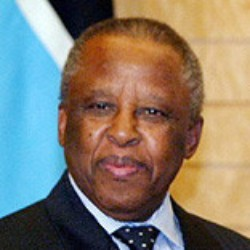
#> input picture lab3/datasets/original/face/face_017.jpg, 250 x 250 px, given in place of Aaron_Eckhart_0001.jpg, which was not available
$ python gen_landmark_48.py   (older library calls are emulated)
#> lines starting #> are read from the running program, lines starting #| are printed output that depends on the picture; pictures that were not available may be replaced by others from this repository, and a replacement may not be noted
### lab5/mtcnn_pytorch/tools/utils.py
import numpy as np


def IoU(box, boxes):
    """Compute IoU between detect box and gt boxes

    Parameters:
    ----------
    box: numpy array , shape (5, ): x1, y1, x2, y2, score
        input box
    boxes: numpy array, shape (n, 4): x1, y1, x2, y2
        input ground truth boxes

    Returns:
    -------
    ovr: numpy.array, shape (n, )
        IoU
    """
    box_area = (box[2] - box[0]) * (box[3] - box[1])
    area = (boxes[:, 2] - boxes[:, 0]) * (boxes[:, 3] - boxes[:, 1])

    xx1 = np.maximum(box[0], boxes[:, 0])
    yy1 = np.maximum(box[1], boxes[:, 1])
    xx2 = np.minimum(box[2], boxes[:, 2])
    yy2 = np.minimum(box[3], boxes[:, 3])

    # compute the width and height of the inter box
    w = np.maximum(0, xx2 - xx1)
    h = np.maximum(0, yy2 - yy1)

    inter = w * h
    ovr = np.true_divide(inter, (box_area + area - inter))


    return ovr


# [61 lines left out: functions convert_to_square, nms, not called in this run]


class AverageMeter(object):
    """Computes and stores the average and current value"""

    def __init__(self):
        self.reset()

    # [17 lines left out: functions reset, update, not called in this run]

### lab5/mtcnn_pytorch/preprocessing/gen_landmark_48.py
import sys
sys.path.append('./')

import os
import cv2
import numpy as np
import numpy.random as npr
import argparse
import config
import tools.utils as utils


def gen_data(anno_file, data_dir, prefix):
#> called with data_dir = 'lab5/mtcnn_pytorch/../data'
    size = 48

    landmark_imgs_save_dir = os.path.join(data_dir, "48/landmark")
    if not os.path.exists(landmark_imgs_save_dir):
        os.makedirs(landmark_imgs_save_dir)

    anno_dir = config.ANNO_STORE_DIR
    if not os.path.exists(anno_dir):
        os.makedirs(anno_dir)

    landmark_anno_filename = config.ONET_LANDMARK_ANNO_FILENAME
    save_landmark_anno = os.path.join(anno_dir, landmark_anno_filename)

    f = open(save_landmark_anno, 'w')

    with open(anno_file, 'r') as f2:
#> (reads lab5/mtcnn_pytorch/annotations/landmark_imagelist.txt from the repository)
        annotations = f2.readlines()

    num = len(annotations)
    print("%d total images" % num)

    l_idx = 0
    idx = 0
    # image_path bbox landmark(5*2)
    for annotation in annotations:
        # print imgPath

        annotation = annotation.strip().split(' ')
        assert len(annotation) == 15, "each line should have 15 element"
        im_path = os.path.join(prefix, annotation[0].replace("\\", "/"))

        gt_box = list(map(float, annotation[1:5]))
        # the bounging box in original anno_file is [left, right, top, bottom]
        gt_box = [gt_box[0], gt_box[2], gt_box[1],
                  gt_box[3]]  # [left, top, right, bottom]
        gt_box = np.array(gt_box, dtype=np.int32)

        landmark = list(map(float, annotation[5:]))
        landmark = np.array(landmark, dtype=np.float)

        img = cv2.imread(im_path)
#> img is the input picture: shape (250, 250, 3); mean B, G, R 110.7, 124.2, 132.6
        assert (img is not None)

        height, width, channel = img.shape
#> height = 250; width = 250; channel = 3
        # crop_face = img[gt_box[1]:gt_box[3]+1, gt_box[0]:gt_box[2]+1]
        # crop_face = cv2.resize(crop_face,(size,size))

        idx = idx + 1
        if idx % 100 == 0:
            print("%d images done, landmark images: %d" % (idx, l_idx))

        x1, y1, x2, y2 = gt_box

        # gt's width
        w = x2 - x1
        # gt's height
        h = y2 - y1
        if max(w, h) < 40 or x1 < 0 or y1 < 0:
            continue
        # random shift
        for i in range(20):
            bbox_size = npr.randint(
                int(min(w, h) * 0.8), np.ceil(1.25 * max(w, h)))
            delta_x = npr.randint(-w * 0.2, w * 0.2)
            delta_y = npr.randint(-h * 0.2, h * 0.2)
            nx1 = int(max(x1 + w / 2 - bbox_size / 2 + delta_x, 0))
            ny1 = int(max(y1 + h / 2 - bbox_size / 2 + delta_y, 0))

            nx2 = int(nx1 + bbox_size)
            ny2 = int(ny1 + bbox_size)
            if nx2 > width or ny2 > height:
                continue
            crop_box = np.array([nx1, ny1, nx2, ny2])
            cropped_im = img[ny1:ny2, nx1:nx2, :]
            resized_im = cv2.resize(
                cropped_im, (size, size), interpolation=cv2.INTER_LINEAR)

            offset_x1 = (x1 - nx1) / float(bbox_size)
            offset_y1 = (y1 - ny1) / float(bbox_size)
            offset_x2 = (x2 - nx2) / float(bbox_size)
            offset_y2 = (y2 - ny2) / float(bbox_size)

            offset_left_eye_x = (landmark[0] - nx1) / float(bbox_size)
            offset_left_eye_y = (landmark[1] - ny1) / float(bbox_size)

            offset_right_eye_x = (landmark[2] - nx1) / float(bbox_size)
            offset_right_eye_y = (landmark[3] - ny1) / float(bbox_size)

            offset_nose_x = (landmark[4] - nx1) / float(bbox_size)
            offset_nose_y = (landmark[5] - ny1) / float(bbox_size)

            offset_left_mouth_x = (landmark[6] - nx1) / float(bbox_size)
            offset_left_mouth_y = (landmark[7] - ny1) / float(bbox_size)

            offset_right_mouth_x = (landmark[8] - nx1) / float(bbox_size)
            offset_right_mouth_y = (landmark[9] - ny1) / float(bbox_size)

            # cal iou
            iou = utils.IoU(crop_box.astype(np.float),
                            np.expand_dims(gt_box.astype(np.float), 0))
            if iou > 0.65:
                save_file = os.path.join(
                    landmark_imgs_save_dir, "%s.jpg" % l_idx)
                cv2.imwrite(save_file, resized_im)

                f.write(save_file + ' -2 %.2f %.2f %.2f %.2f %.2f %.2f %.2f %.2f %.2f %.2f %.2f %.2f %.2f %.2f \n' %
                        (offset_x1, offset_y1, offset_x2, offset_y2,
                         offset_left_eye_x, offset_left_eye_y, offset_right_eye_x, offset_right_eye_y, offset_nose_x,
                         offset_nose_y, offset_left_mouth_x, offset_left_mouth_y, offset_right_mouth_x,
                         offset_right_mouth_y))

                l_idx += 1
#> this loop made 20 passes
#> pass 1, in gen_data, `cropped_im = img[ny1:ny2, nx1:nx2, :]`:
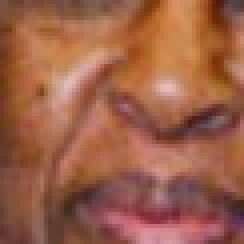
#> cropped_im: shape (61, 61, 3) (shown 4 times larger); mean B, G, R 72.3, 95.8, 156.3
#> pass 2, in gen_data, `cropped_im = img[ny1:ny2, nx1:nx2, :]`:
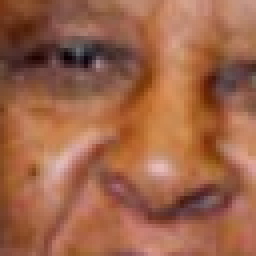
#> cropped_im: shape (64, 64, 3) (shown 4 times larger); mean B, G, R 73.2, 100.3, 158.4
#> after the loop:
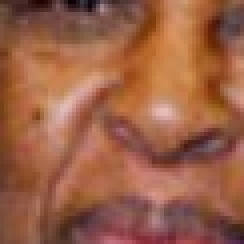
#> cropped_im: shape (61, 61, 3) (shown 4 times larger); mean B, G, R 70.3, 95.4, 154.3
#> after the loop, l_idx = 11
#> pass 2 of the loop in gen_data, `for annotation in annotations:`:
#> landmark = [100.2, 111.2, 145.8, 116.8, 124.2, 136.8, 92.75, 159.8, 138.8, 163.8]
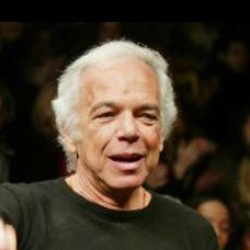
#> input picture lab3/datasets/original/face/face_020.jpg, 250 x 250 px, given in place of Aaron_Guiel_0001.jpg, which was not available
#> in gen_data, img is the input picture: shape (250, 250, 3); mean B, G, R 41.6, 55.9, 67.2
#> the loop in gen_data, `for i in range(20):` made 20 passes
#> (offset_left_eye_x, offset_left_eye_y, offset_right_eye_x, offset_right_eye_y, offset_nose_x, offset_nose_y, offset_left_mouth_x, offset_left_mouth_y) on passes 1 to 7: (0.125, 0.179, 0.74, 0.253, 0.449, 0.524, 0.0236, 0.834), (-0.0788, 0.373, 0.545, 0.449, 0.25, 0.723, -0.182, 1.04), (0.189, 0.118, 0.839, 0.196, 0.532, 0.482, 0.0821, 0.811), (0.388, 0.263, 0.862, 0.32, 0.638, 0.529, 0.31, 0.768), (0.281, 0.224, 0.719, 0.276, 0.512, 0.469, 0.209, 0.69), (0.316, 0.316, 0.884, 0.384, 0.616, 0.634, 0.222, 0.922), (0.305, 0.223, 0.928, 0.298, 0.634, 0.572, 0.202, 0.887)
#> pass 1, in gen_data, `cropped_im = img[ny1:ny2, nx1:nx2, :]`:
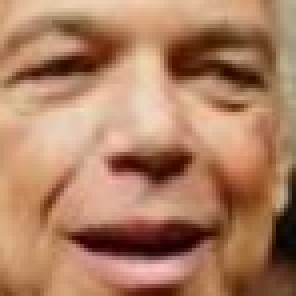
#> cropped_im: shape (74, 74, 3) (shown 4 times larger); mean B, G, R 98.5, 127.1, 173.7
#> after the loop in gen_data, `for i in range(20):`:
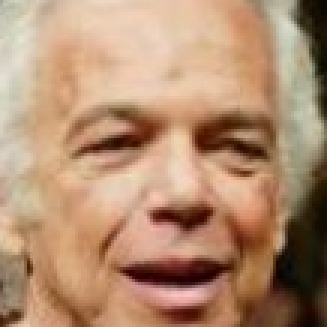
#> cropped_im: shape (109, 109, 3) (shown 3 times larger); mean B, G, R 112.6, 141.3, 178.2
#> after the loop in gen_data, `for i in range(20):`: l_idx = 19

    f.close()


def parse_args():
    parser = argparse.ArgumentParser(description='Test mtcnn',
                                     formatter_class=argparse.ArgumentDefaultsHelpFormatter)

    parser.add_argument('--traindata_store', dest='traindata_store', help='dface train data temporary folder',
                        default=config.TRAIN_DATA_DIR, type=str)
    parser.add_argument('--anno_file', dest='annotation_file', help='landmark dataset original annotation file',
                        default=os.path.join(config.ANNO_STORE_DIR, "landmark_imagelist.txt"), type=str)
    parser.add_argument('--prefix_path', dest='prefix_path', help='annotation file image prefix root path',
                        default='/home/xiezheng/datasets/Face/FaceAlignment/train', type=str)

    args = parser.parse_args()
    return args


if __name__ == '__main__':
    args = parse_args()

#> (the run stopped early here; a loop or call above may not have finished)
